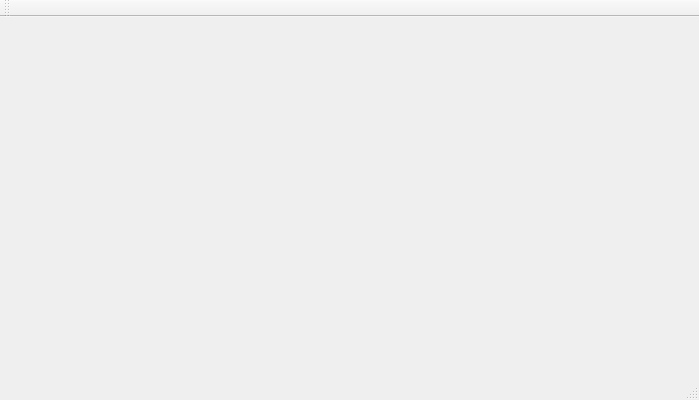
<?xml version="1.0" encoding="UTF-8"?>
<ui version="4.0">
 <class>MainWindow</class>
 <widget class="QMainWindow" name="MainWindow">
  <property name="geometry">
   <rect>
    <x>0</x>
    <y>0</y>
    <width>699</width>
    <height>400</height>
   </rect>
  </property>
  <property name="windowTitle">
   <string>MainWindow</string>
  </property>
  <widget class="QWidget" name="centralWidget"/>
  <widget class="QMenuBar" name="menuBar">
   <property name="geometry">
    <rect>
     <x>0</x>
     <y>0</y>
     <width>699</width>
     <height>19</height>
    </rect>
   </property>
  </widget>
  <widget class="QToolBar" name="mainToolBar">
   <attribute name="toolBarArea">
    <enum>TopToolBarArea</enum>
   </attribute>
   <attribute name="toolBarBreak">
    <bool>false</bool>
   </attribute>
  </widget>
  <widget class="QStatusBar" name="statusBar"/>
 </widget>
 <layoutdefault spacing="6" margin="11"/>
 <resources/>
 <connections/>
</ui>
